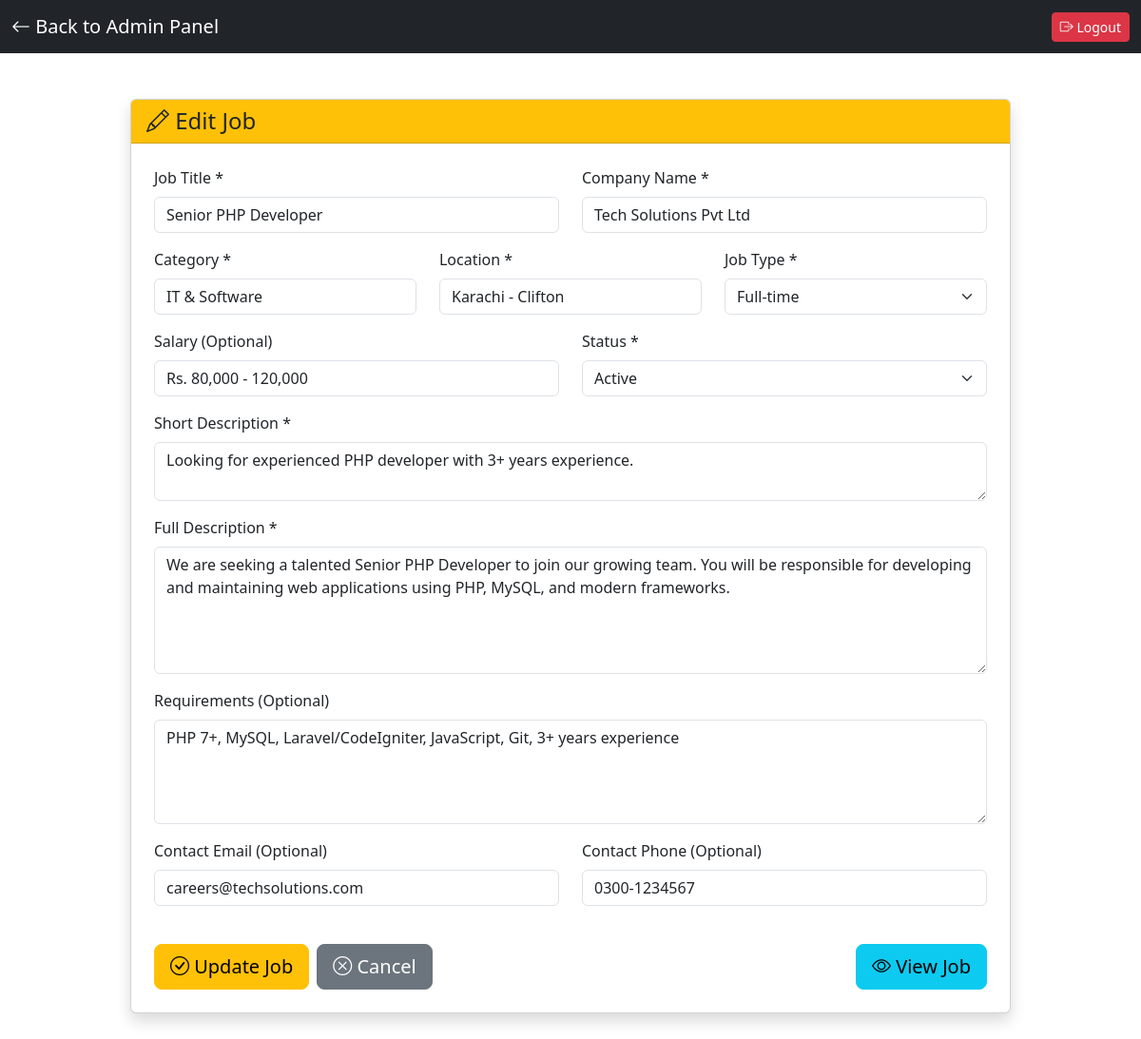
The page /edit-job.php?id=1 (signed in) on the database its author committed.
### tables this page shows
CREATE TABLE IF NOT EXISTS jobs (
    id INT AUTO_INCREMENT PRIMARY KEY,
    title VARCHAR(255) NOT NULL,
    company VARCHAR(255) NOT NULL,
    category VARCHAR(100) NOT NULL,
    location VARCHAR(100) NOT NULL,
    job_type VARCHAR(50) DEFAULT 'Full-time',
    salary VARCHAR(100),
    short_description TEXT NOT NULL,
    full_description TEXT NOT NULL,
    requirements TEXT,
    contact_email VARCHAR(255),
    contact_phone VARCHAR(50),
    created_at TIMESTAMP DEFAULT CURRENT_TIMESTAMP,
    updated_at TIMESTAMP DEFAULT CURRENT_TIMESTAMP ON UPDATE CURRENT_TIMESTAMP,
    status ENUM('active', 'inactive') DEFAULT 'active',
    INDEX idx_category (category),
    INDEX idx_location (location),
    INDEX idx_created (created_at),
    INDEX idx_status (status)
);

### config.php (called while the page is built, shortened)
<?php
function sanitize($data) {
    return htmlspecialchars($data, ENT_QUOTES, 'UTF-8');
}
?>

### public/edit-job.php (the view, shortened to what this page needs)
<?php
require_once '../config.php';
$jobId = isset($_GET['id']) ? (int)$_GET['id'] : 0;
$stmt = $pdo->prepare("SELECT * FROM jobs WHERE id = ?");
$stmt->execute([$jobId]);
$job = $stmt->fetch();
?>
<!DOCTYPE html>
<html lang="en">
<head>
    <link href="https://cdn.jsdelivr.net/npm/bootstrap@5.3.0/dist/css/bootstrap.min.css" rel="stylesheet">
    <link rel="stylesheet" href="https://cdn.jsdelivr.net/npm/bootstrap-icons@1.10.0/font/bootstrap-icons.css">
</head>
<body>
    <nav class="navbar navbar-dark bg-dark">
        <div class="container-fluid">
            <a class="navbar-brand" href="admin.php">
                <i class="bi bi-arrow-left"></i> Back to Admin Panel
            </a>
            <a href="admin.php?logout=1" class="btn btn-danger btn-sm">
                <i class="bi bi-box-arrow-right"></i> Logout
            </a>
        </div>
    </nav>
    <div class="container my-5">
        <div class="row justify-content-center">
            <div class="col-lg-10">
                <div class="card shadow">
                    <div class="card-header bg-warning">
                        <h4 class="mb-0">
                            <i class="bi bi-pencil"></i> Edit Job
                        </h4>
                    </div>
                    <div class="card-body p-4">
                        <form method="POST" action="edit-job.php?id=<?= $jobId ?>">
                            <div class="row">
                                <div class="col-md-6 mb-3">
                                    <label for="title" class="form-label">Job Title *</label>
                                    <input type="text" name="title" id="title" class="form-control" required
                                           value="<?= sanitize($job['title']) ?>">
                                </div>
                                <div class="col-md-6 mb-3">
                                    <label for="company" class="form-label">Company Name *</label>
                                    <input type="text" name="company" id="company" class="form-control" required
                                           value="<?= sanitize($job['company']) ?>">
                                </div>
                                <div class="col-md-4 mb-3">
                                    <label for="category" class="form-label">Category *</label>
                                    <input type="text" name="category" id="category" class="form-control" required
                                           value="<?= sanitize($job['category']) ?>">
                                </div>
                                <div class="col-md-4 mb-3">
                                    <label for="location" class="form-label">Location *</label>
                                    <input type="text" name="location" id="location" class="form-control" required
                                           value="<?= sanitize($job['location']) ?>">
                                </div>
                                <div class="col-md-4 mb-3">
                                    <label for="job_type" class="form-label">Job Type *</label>
                                    <select name="job_type" id="job_type" class="form-select" required>
                                        <option value="Full-time" <?= $job['job_type'] === 'Full-time' ? 'selected' : '' ?>>Full-time</option>
                                    </select>
                                </div>
                                <div class="col-md-6 mb-3">
                                    <label for="salary" class="form-label">Salary (Optional)</label>
                                    <input type="text" name="salary" id="salary" class="form-control"
                                           value="<?= sanitize($job['salary']) ?>">
                                </div>
                                <div class="col-md-6 mb-3">
                                    <label for="status" class="form-label">Status *</label>
                                    <select name="status" id="status" class="form-select" required>
                                        <option value="active" <?= $job['status'] === 'active' ? 'selected' : '' ?>>Active</option>
                                    </select>
                                </div>
                                <div class="col-12 mb-3">
                                    <label for="short_description" class="form-label">Short Description *</label>
                                    <textarea name="short_description" id="short_description" class="form-control"
                                              rows="2" required><?= sanitize($job['short_description']) ?></textarea>
                                </div>
                                <div class="col-12 mb-3">
                                    <label for="full_description" class="form-label">Full Description *</label>
                                    <textarea name="full_description" id="full_description" class="form-control"
                                              rows="5" required><?= sanitize($job['full_description']) ?></textarea>
                                </div>
                                <div class="col-12 mb-3">
                                    <label for="requirements" class="form-label">Requirements (Optional)</label>
                                    <textarea name="requirements" id="requirements" class="form-control"
                                              rows="4"><?= sanitize($job['requirements']) ?></textarea>
                                </div>
                                <div class="col-md-6 mb-3">
                                    <label for="contact_email" class="form-label">Contact Email (Optional)</label>
                                    <input type="email" name="contact_email" id="contact_email" class="form-control"
                                           value="<?= sanitize($job['contact_email']) ?>">
                                </div>
                                <div class="col-md-6 mb-3">
                                    <label for="contact_phone" class="form-label">Contact Phone (Optional)</label>
                                    <input type="text" name="contact_phone" id="contact_phone" class="form-control"
                                           value="<?= sanitize($job['contact_phone']) ?>">
                                </div>
                            </div>
                            <div class="d-flex gap-2 mt-4">
                                <button type="submit" class="btn btn-warning btn-lg">
                                    <i class="bi bi-check-circle"></i> Update Job
                                </button>
                                <a href="admin.php" class="btn btn-secondary btn-lg">
                                    <i class="bi bi-x-circle"></i> Cancel
                                </a>
                                <a href="job.php?id=<?= $jobId ?>" class="btn btn-info btn-lg ms-auto" target="_blank">
                                    <i class="bi bi-eye"></i> View Job
                                </a>
                            </div>
                        </form>
                    </div>
                </div>
            </div>
        </div>
    </div>
</body>
</html>

### rows shown on the page
jobs: title "Senior PHP Developer", company "Tech Solutions Pvt Ltd", category "IT & Software", location "Karachi - Clifton", job_type "Full-time", salary "Rs. 80,000 - 120,000", status "Active", short_description "Looking for experienced PHP developer with 3+ years experience.", full_description "We are seeking a talented Senior PHP Developer to join our growing team. You will be responsible for developing and maintaining web applications using PHP, MySQL, and modern frameworks.", requirements "PHP 7+, MySQL, Laravel/CodeIgniter, JavaScript, Git, 3+ years experience", contact_email "careers@techsolutions.com", contact_phone "0300-1234567"
